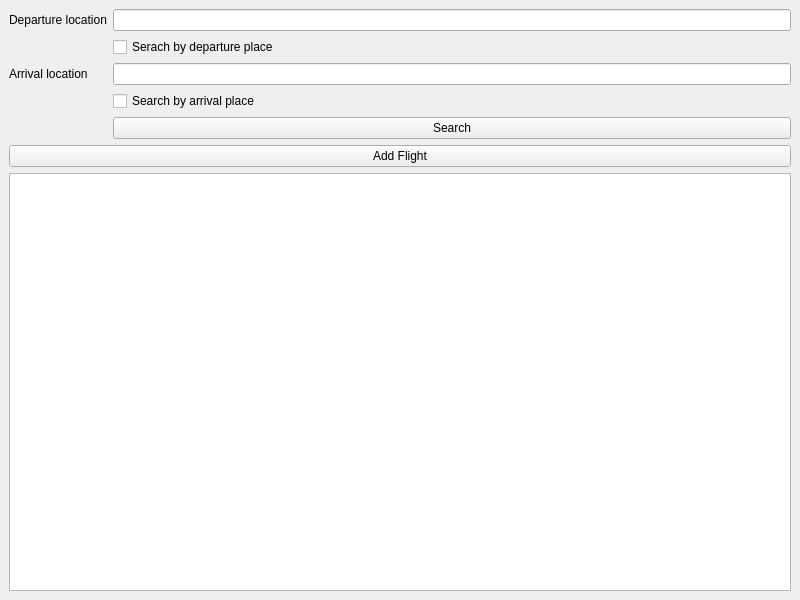
<?xml version="1.0" encoding="UTF-8"?>
<ui version="4.0">
 <class>AdminWindow</class>
 <widget class="QMainWindow" name="AdminWindow">
  <property name="geometry">
   <rect>
    <x>0</x>
    <y>0</y>
    <width>800</width>
    <height>600</height>
   </rect>
  </property>
  <property name="windowTitle">
   <string>MainWindow</string>
  </property>
  <widget class="QWidget" name="MainWidget">
   <layout class="QGridLayout" name="gridLayout">
    <item row="1" column="0">
     <widget class="QPushButton" name="AddFlightButton">
      <property name="text">
       <string>Add Flight</string>
      </property>
     </widget>
    </item>
    <item row="0" column="0">
     <layout class="QFormLayout" name="formLayout">
      <item row="0" column="0">
       <widget class="QLabel" name="label_2">
        <property name="text">
         <string>Departure location</string>
        </property>
       </widget>
      </item>
      <item row="0" column="1">
       <widget class="QLineEdit" name="inputDepature"/>
      </item>
      <item row="1" column="1">
       <widget class="QCheckBox" name="checkBoxDeparture">
        <property name="text">
         <string>Serach by departure place</string>
        </property>
       </widget>
      </item>
      <item row="2" column="0">
       <widget class="QLabel" name="label">
        <property name="text">
         <string>Arrival location</string>
        </property>
       </widget>
      </item>
      <item row="2" column="1">
       <widget class="QLineEdit" name="inputArrival"/>
      </item>
      <item row="3" column="1">
       <widget class="QCheckBox" name="checkBoxArrival">
        <property name="text">
         <string>Search by arrival place</string>
        </property>
       </widget>
      </item>
      <item row="4" column="1">
       <widget class="QPushButton" name="SearchButton">
        <property name="text">
         <string>Search</string>
        </property>
       </widget>
      </item>
     </layout>
    </item>
    <item row="2" column="0">
     <widget class="QListWidget" name="listWidget"/>
    </item>
   </layout>
  </widget>
 </widget>
 <resources/>
 <connections/>
</ui>
